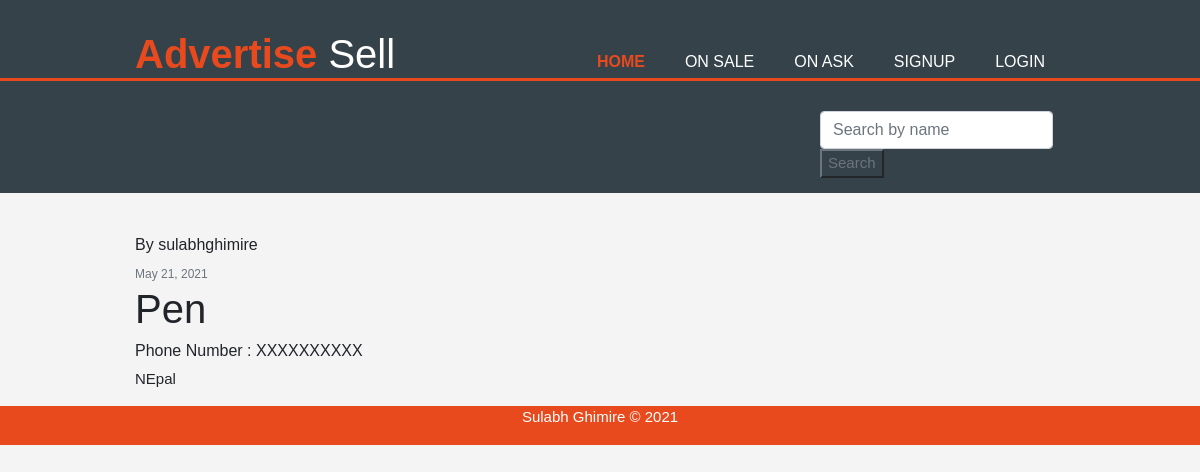
/onask_detail/5/, run on the app's committed database.
### blog/models.py (models this page shows, shortened)
class AdvertiseBuy(models.Model):
    title = models.CharField(max_length=100)
    description = models.TextField()
    date_posted = models.DateTimeField(auto_now_add=True)
    author = models.ForeignKey(User, on_delete=models.CASCADE)

### users/models.py (models this page shows, shortened)
class Profile(models.Model):
    user = models.OneToOneField(User, on_delete=models.CASCADE)
    image = models.ImageField(default='default_prod.jpeg', upload_to='profile_pics')
    phone_nuber = models.CharField(max_length=10, default='XXXXXXXXXX')

### blog/views.py (the view)
# urls.py: path('onask_detail/<int:pk>/', AskAdvertiseDetailView.as_view(), name='buy_detail'),
class AskAdvertiseDetailView(DetailView):
    model = AdvertiseBuy
    context_object_name = 'posts'
    template_name = 'blog/ask_advertisement_detail.html'

### blog/templates/blog/ask_advertisement_detail.html (shortened to what this page needs)
{% extends 'blog/base.html' %}
{% block content %}
<article class="media content-section">
    <div class="media-body">
      <div class="article-metadata">
          <br>
        <h6>By {{ posts.author }}</h6>
        <small class="text-muted">{{ posts.date_posted|date:"F d, Y" }}</small>
      </div>
      <h1 class="article-title">{{ posts.title }}</h1>
      <h6>Phone Number : {{posts.author.profile.phone_nuber}}</h6>
      <p class="article-content">{{ posts.description }}</p>
    </div>
</article>
{% endblock content %}

### blog/static/blog/style.css (style rules this page uses)
body { font-family: Arial, Helvetica, sans-serif; font-size: 15px; line-height: 1.5; margin: 0; padding: 0; background-color: #f4f4f4; }

### data on the page
AdvertiseBuy: author "sulabhghimire", date_posted "May 21, 2021", title "Pen", author.profile.phone_nuber "XXXXXXXXXX", description "NEpal"
